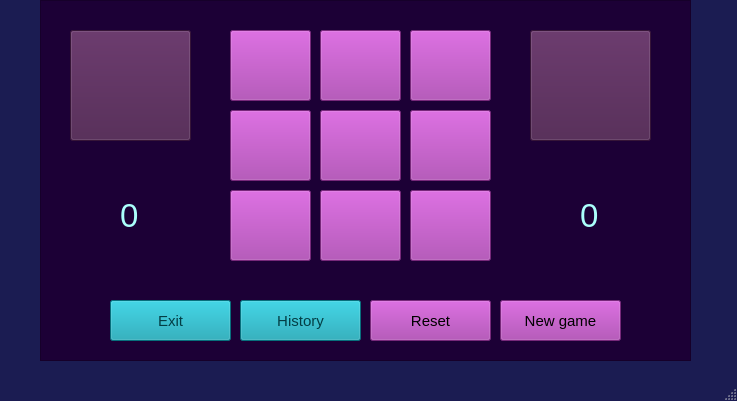
<?xml version="1.0" encoding="UTF-8"?>
<ui version="4.0">
 <class>MainWindow</class>
 <widget class="QMainWindow" name="MainWindow">
  <property name="geometry">
   <rect>
    <x>0</x>
    <y>0</y>
    <width>737</width>
    <height>401</height>
   </rect>
  </property>
  <property name="windowTitle">
   <string>MainWindow</string>
  </property>
  <property name="styleSheet">
   <string notr="true">QPushButton{
	background-color: rgb(27, 28, 82);
	background-color:#a738ab;
}

QMainWindow
{
	background-color:#1b1c52;
}</string>
  </property>
  <widget class="QWidget" name="centralwidget">
   <widget class="QGraphicsView" name="graphicsView">
    <property name="geometry">
     <rect>
      <x>40</x>
      <y>0</y>
      <width>651</width>
      <height>361</height>
     </rect>
    </property>
    <property name="styleSheet">
     <string notr="true">QGraphicsView{
	background-color:#1c0036;
}

QLabel
{
	color:#ffff;
}</string>
    </property>
   </widget>
   <widget class="QPushButton" name="pushButton">
    <property name="geometry">
     <rect>
      <x>230</x>
      <y>30</y>
      <width>81</width>
      <height>71</height>
     </rect>
    </property>
    <property name="text">
     <string/>
    </property>
   </widget>
   <widget class="QPushButton" name="pushButton_2">
    <property name="geometry">
     <rect>
      <x>320</x>
      <y>30</y>
      <width>81</width>
      <height>71</height>
     </rect>
    </property>
    <property name="text">
     <string/>
    </property>
   </widget>
   <widget class="QPushButton" name="pushButton_3">
    <property name="geometry">
     <rect>
      <x>410</x>
      <y>30</y>
      <width>81</width>
      <height>71</height>
     </rect>
    </property>
    <property name="text">
     <string/>
    </property>
   </widget>
   <widget class="QPushButton" name="pushButton_4">
    <property name="geometry">
     <rect>
      <x>230</x>
      <y>110</y>
      <width>81</width>
      <height>71</height>
     </rect>
    </property>
    <property name="text">
     <string/>
    </property>
   </widget>
   <widget class="QPushButton" name="pushButton_5">
    <property name="geometry">
     <rect>
      <x>320</x>
      <y>110</y>
      <width>81</width>
      <height>71</height>
     </rect>
    </property>
    <property name="text">
     <string/>
    </property>
   </widget>
   <widget class="QPushButton" name="pushButton_6">
    <property name="geometry">
     <rect>
      <x>410</x>
      <y>110</y>
      <width>81</width>
      <height>71</height>
     </rect>
    </property>
    <property name="text">
     <string/>
    </property>
   </widget>
   <widget class="QPushButton" name="pushButton_7">
    <property name="geometry">
     <rect>
      <x>230</x>
      <y>190</y>
      <width>81</width>
      <height>71</height>
     </rect>
    </property>
    <property name="text">
     <string/>
    </property>
   </widget>
   <widget class="QPushButton" name="pushButton_8">
    <property name="geometry">
     <rect>
      <x>320</x>
      <y>190</y>
      <width>81</width>
      <height>71</height>
     </rect>
    </property>
    <property name="text">
     <string/>
    </property>
   </widget>
   <widget class="QPushButton" name="pushButton_9">
    <property name="geometry">
     <rect>
      <x>410</x>
      <y>190</y>
      <width>81</width>
      <height>71</height>
     </rect>
    </property>
    <property name="text">
     <string/>
    </property>
   </widget>
   <widget class="QPushButton" name="pushButton_10">
    <property name="geometry">
     <rect>
      <x>70</x>
      <y>30</y>
      <width>121</width>
      <height>111</height>
     </rect>
    </property>
    <property name="styleSheet">
     <string notr="true">background-color: rgb(75, 30, 77);</string>
    </property>
    <property name="text">
     <string/>
    </property>
   </widget>
   <widget class="QPushButton" name="pushButton_11">
    <property name="geometry">
     <rect>
      <x>530</x>
      <y>30</y>
      <width>121</width>
      <height>111</height>
     </rect>
    </property>
    <property name="styleSheet">
     <string notr="true">background-color: rgb(75, 30, 77);</string>
    </property>
    <property name="text">
     <string/>
    </property>
   </widget>
   <widget class="QLabel" name="label">
    <property name="geometry">
     <rect>
      <x>120</x>
      <y>200</y>
      <width>51</width>
      <height>31</height>
     </rect>
    </property>
    <property name="font">
     <font>
      <pointsize>25</pointsize>
     </font>
    </property>
    <property name="styleSheet">
     <string notr="true">color: rgb(171, 255, 252);</string>
    </property>
    <property name="text">
     <string>0</string>
    </property>
   </widget>
   <widget class="QLabel" name="label_2">
    <property name="geometry">
     <rect>
      <x>580</x>
      <y>200</y>
      <width>41</width>
      <height>31</height>
     </rect>
    </property>
    <property name="font">
     <font>
      <pointsize>25</pointsize>
     </font>
    </property>
    <property name="styleSheet">
     <string notr="true">color: rgb(171, 255, 252);</string>
    </property>
    <property name="text">
     <string>0</string>
    </property>
   </widget>
   <widget class="QPushButton" name="pushButton_12">
    <property name="geometry">
     <rect>
      <x>110</x>
      <y>300</y>
      <width>121</width>
      <height>41</height>
     </rect>
    </property>
    <property name="font">
     <font>
      <pointsize>11</pointsize>
      <weight>50</weight>
      <bold>false</bold>
     </font>
    </property>
    <property name="styleSheet">
     <string notr="true">background-color: rgb(10, 155, 173);
color: rgb(3, 62, 69);</string>
    </property>
    <property name="text">
     <string>Exit</string>
    </property>
    <property name="shortcut">
     <string>Ctrl+Q</string>
    </property>
   </widget>
   <widget class="QPushButton" name="pushButton_13">
    <property name="geometry">
     <rect>
      <x>370</x>
      <y>300</y>
      <width>121</width>
      <height>41</height>
     </rect>
    </property>
    <property name="font">
     <font>
      <pointsize>11</pointsize>
     </font>
    </property>
    <property name="styleSheet">
     <string notr="true">background-color: rgb(10, 155, 173);
color: rgb(3, 62, 69);

QPushButton::hover{
	background-color:#218591;
	
}</string>
    </property>
    <property name="text">
     <string>Reset</string>
    </property>
    <property name="shortcut">
     <string>Ctrl+R</string>
    </property>
   </widget>
   <widget class="QLabel" name="label_3">
    <property name="geometry">
     <rect>
      <x>80</x>
      <y>150</y>
      <width>101</width>
      <height>31</height>
     </rect>
    </property>
    <property name="font">
     <font>
      <pointsize>14</pointsize>
     </font>
    </property>
    <property name="styleSheet">
     <string notr="true">color: rgb(33, 133, 145);</string>
    </property>
    <property name="text">
     <string/>
    </property>
    <property name="alignment">
     <set>Qt::AlignCenter</set>
    </property>
   </widget>
   <widget class="QLabel" name="label_4">
    <property name="geometry">
     <rect>
      <x>540</x>
      <y>150</y>
      <width>111</width>
      <height>41</height>
     </rect>
    </property>
    <property name="font">
     <font>
      <pointsize>14</pointsize>
     </font>
    </property>
    <property name="styleSheet">
     <string notr="true">color: rgb(33, 133, 145);</string>
    </property>
    <property name="text">
     <string/>
    </property>
    <property name="alignment">
     <set>Qt::AlignCenter</set>
    </property>
   </widget>
   <widget class="QPushButton" name="pushButton_14">
    <property name="geometry">
     <rect>
      <x>500</x>
      <y>300</y>
      <width>121</width>
      <height>41</height>
     </rect>
    </property>
    <property name="font">
     <font>
      <pointsize>11</pointsize>
     </font>
    </property>
    <property name="styleSheet">
     <string notr="true">background-color: rgb(10, 155, 173);
color: rgb(3, 62, 69);

QPushButton::hover{
	background-color:#218591;
	
}</string>
    </property>
    <property name="text">
     <string>New game</string>
    </property>
    <property name="shortcut">
     <string>Ctrl+N</string>
    </property>
   </widget>
   <widget class="QPushButton" name="pushButton_15">
    <property name="geometry">
     <rect>
      <x>240</x>
      <y>300</y>
      <width>121</width>
      <height>41</height>
     </rect>
    </property>
    <property name="font">
     <font>
      <pointsize>11</pointsize>
     </font>
    </property>
    <property name="styleSheet">
     <string notr="true">background-color: rgb(10, 155, 173);
color: rgb(3, 62, 69);</string>
    </property>
    <property name="text">
     <string>History</string>
    </property>
   </widget>
  </widget>
  <widget class="QMenuBar" name="menubar">
   <property name="geometry">
    <rect>
     <x>0</x>
     <y>0</y>
     <width>737</width>
     <height>20</height>
    </rect>
   </property>
  </widget>
  <widget class="QStatusBar" name="statusbar"/>
 </widget>
 <resources/>
 <connections/>
</ui>
